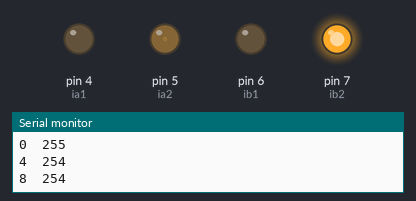
Recording of a sketch running on a simulated Arduino Uno, built with avr-gcc and run on an emulated ATmega328P. Parts: output pins drawn as LEDs (lit = HIGH), the last lines printed to the serial monitor.

Above: at 0.05 s.
At 0.85 s:
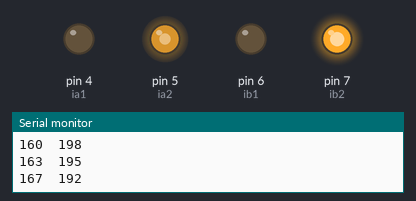
At 1.7 s:
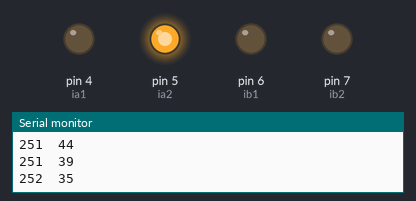
At 3.4 s:
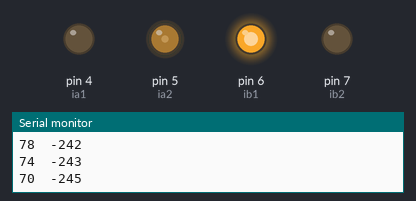
At 5.05 s:
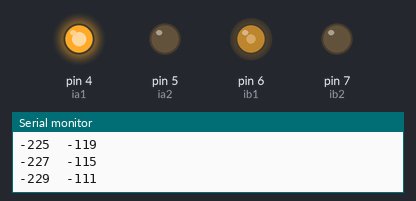
At 6.75 s:
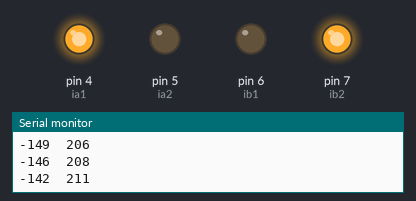
Timing chart, 0 to 9.7 s (numbered marks = the images above):
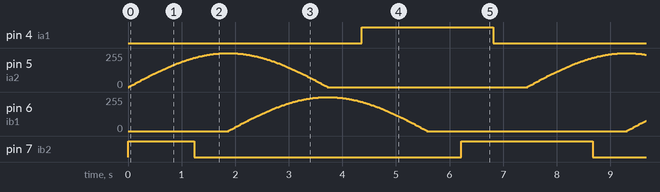

Measured:
- by itself, pin 4 (ia1): alternates HIGH for 2.5 s and LOW for 5.0 s
- by itself, pin 7 (ib2): repeats every 7.4 s: LOW 5.0 s, HIGH 2.5 s

The sketch:

AB_Sin.ino
```cpp
#define ia1 4
#define ia2 5
#define ib1 6
#define ib2 7

#define maxSpd 255    // motor max speed

const float pi = 3.1415926;

int angle = 0;

void setup() {
  // put your setup code here, to run once:
  pinMode(ia1, OUTPUT);
  pinMode(ia2, OUTPUT);
  pinMode(ib1, OUTPUT);
  pinMode(ib2, OUTPUT);
  Serial.begin(115200);
}

void loop() {
  // put your main code here, to run repeatedly:
  //aStop();
  //bStop();
  //delay(5000);

  //aForward(30);
  //delay(5000);
  //aReward(30);
  //delay(5000);

  int aspeed = sin(pi*angle/180) * maxSpd;
  int bspeed = cos(pi*angle/180) * maxSpd;

  // try this
  //int aspeed = sin(angle/180 * pi) * maxSpd;
  //int bspeed = cos(angle/180 * pi) * maxSpd;

  Serial.print(aspeed);
  Serial.print("\t");
  Serial.println(bspeed);

  if (aspeed > 0)
    aForward(aspeed);
  else
    aReward(-aspeed);

  if (bspeed > 0)
    bForward(bspeed);
  else
    bReward(-bspeed);

  delay(20);

  angle++;
  if (angle == 360)
    angle = 0;
}
void aForward(int speed)
{
  digitalWrite(ia1, LOW);
  analogWrite(ia2, speed);
}

void aReward(int speed)
{
  digitalWrite(ia2, LOW);
  analogWrite(ia1, speed);
}

void bForward(int speed)
{
  digitalWrite(ib1, LOW);
  analogWrite(ib2, speed);
}

void bReward(int speed)
{
  digitalWrite(ib2, LOW);
  analogWrite(ib1, speed);
}
```
